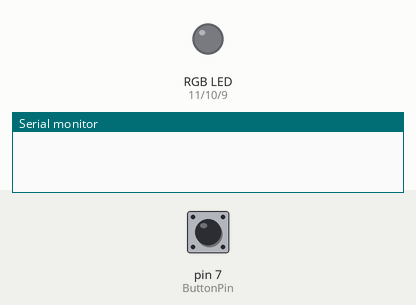
Simulated run of this sketch. Board: Arduino Uno, built with avr-gcc and run on an emulated ATmega328P. Shown: an RGB LED mixed from three pins (HIGH = lit), the last lines printed to the serial monitor. The inputs (shaded band) are chosen by the test bench; at power-on: pin 7 (ButtonPin) LOW.

Above: at 1.2 s.
1.3 s: pin 7 (ButtonPin) pulled HIGH for 0.15 s
At 1.6 s:
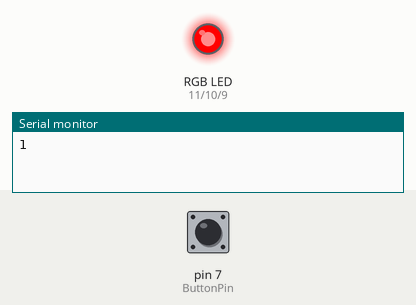
2.9 s: pin 7 (ButtonPin) pulled HIGH for 1 s
At 4.0 s:
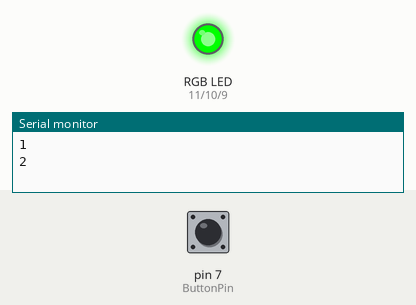
5.4 s: pin 7 (ButtonPin) pulled HIGH for 0.15 s
At 5.9 s:
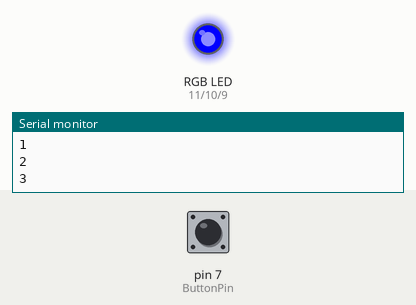
7.0 s: pin 7 (ButtonPin) pulled HIGH for 3.2 s
At 8.3 s:
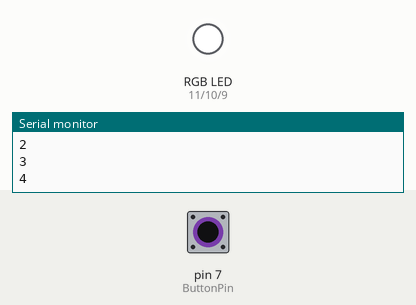
Timing chart, 0 to 10.0 s (numbered marks = the images above; inputs shaded):
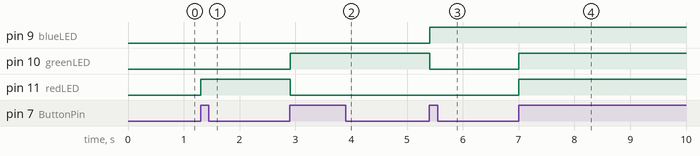

The sketch:

RGB-LED.ino
```cpp
#include <Bounce2.h>

Bounce debouncer = Bounce();

int blueLED = 9;
int greenLED = 10;
int redLED = 11;
int ButtonPin = 7;

const int LEDModeOff = 0;
const int LEDModeRedOn = 1;
const int LEDModeGreenOn = 2;
const int LEDModeBlueOn = 3;
const int LEDModeAllOn = 4;

int ledMode = 0;

int buttonState = 0;
int lastButtonState = 0;

void setup() {
  // declare the ledPin as an OUTPUT:
  //pinMode(ledPin, OUTPUT);

  pinMode(redLED, OUTPUT);
  pinMode(greenLED, OUTPUT);
  pinMode(blueLED, OUTPUT);

  Serial.begin(9600);


// After setting up the button, setup the Bounce instance :
  debouncer.attach(ButtonPin);
  debouncer.interval(5); // interval in ms

}

void loop() {

// Update the Bounce instance :
  debouncer.update();


  if (debouncer.rose()) {
    lastButtonState = buttonState;

    ledMode++;
    Serial.print(ledMode, DEC);
    Serial.print("\n");
    switch (ledMode % 5) {
    case LEDModeOff:
    {
      analogWrite(redLED, 0);
      analogWrite(greenLED, 0);
      analogWrite(blueLED, 0);
      break;
    }
    case LEDModeGreenOn:
    {
      analogWrite(redLED, 0);
      analogWrite(greenLED, 255);
      analogWrite(blueLED, 0);
      break;
    }
    case LEDModeRedOn:
    {
      analogWrite(redLED, 255);
      analogWrite(greenLED, 0);
      analogWrite(blueLED, 0);
      break;
    }

    case LEDModeBlueOn:
    {
      analogWrite(redLED, 0);
      analogWrite(greenLED, 0);
      analogWrite(blueLED, 255);
      break;
    }
    case LEDModeAllOn:
    {
      analogWrite(redLED, 255);
      analogWrite(greenLED, 255);
      analogWrite(blueLED, 255);
      break;
    }
    }

  }

  /*
  // read the value from the sensor:
  sensorValue = analogRead(sensorPin);
  // turn the ledPin on
  digitalWrite(ledPin, HIGH);
  // stop the program for <sensorValue> milliseconds:
  delay(sensorValue);
  // turn the ledPin off:
  digitalWrite(ledPin, LOW);
  // stop the program for for <sensorValue> milliseconds:
  delay(sensorValue);
  */
}
```

Measured:
- after the input at 1.3 s, pin 11 (redLED): LOW → HIGH at once
- after the input at 2.9 s, pin 10 (greenLED): LOW → HIGH at once; pin 11 (redLED): HIGH → LOW at once
- after the input at 5.4 s, pin 9 (blueLED): LOW → HIGH at once; pin 10 (greenLED): HIGH → LOW at once
- after the input at 7.0 s, pin 10 (greenLED), pin 11 (redLED): LOW → HIGH at once
